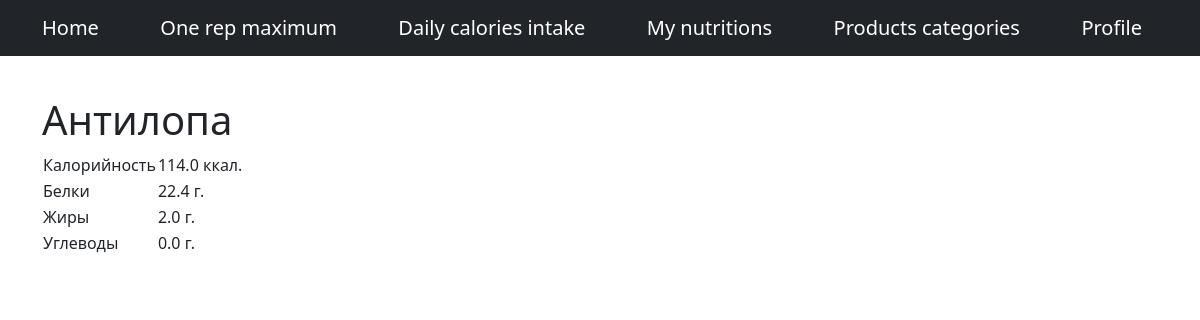
Screenshot of /product/2/ with the database file from the repository.
### calculator/models.py (models this page shows)
class Product(models.Model):
    name = models.CharField(max_length=100)
    calories = models.DecimalField(max_digits=5, decimal_places=1)
    protein = models.DecimalField(max_digits=5, decimal_places=1)
    fat = models.DecimalField(max_digits=5, decimal_places=1)
    carbohydrates = models.DecimalField(max_digits=5, decimal_places=1)
    category = models.ForeignKey('Category', on_delete=models.CASCADE)

### calculator/views.py (the view)
# urls.py: path('product/<int:productid>/', views.product, name='product'),
def product(requests, productid):
    p = Product.objects.get(pk=productid)
    context = context = {
        'title': p.name,
        'product': p,
        'menu': menu,
    }
    return render(requests, 'calculator/product.html', context=context)

### calculator/templates/calculator/product.html
{% extends 'calculator/layout.html'%}
{% block content %}
<div class="container">
    <h1>{{product.name}}</h1>
    <table>
        <tbody>
            <tr>
                <td>Калорийность</td>
                <td>{{product.calories}} ккал.</td>
            </tr>
            <tr>
                <td>Белки</td>
                <td>{{product.protein}} г.</td>
            </tr>
            <tr>
                <td>Жиры</td>
                <td>{{product.fat}} г.</td>
            </tr>
            <tr>
                <td>Углеводы</td>
                <td>{{product.carbohydrates}} г.</td>
            </tr>
        </tbody>
    </table>
</div>
{% endblock %}

### rows the page displays
Product: name "Антилопа", calories "114.0", protein "22.4", fat "2.0", carbohydrates "0.0"

### other values shown
{{ m.title }} "Home" "One rep maximum" "Daily calories intake" "My nutritions" "Products categories" "Profile"
